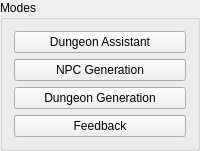
        <widget class="QGroupBox" name="groupBox">
         <property name="sizePolicy">
          <sizepolicy hsizetype="Preferred" vsizetype="Preferred">
           <horstretch>0</horstretch>
           <verstretch>0</verstretch>
          </sizepolicy>
         </property>
         <property name="minimumSize">
          <size>
           <width>200</width>
           <height>0</height>
          </size>
         </property>
         <property name="maximumSize">
          <size>
           <width>200</width>
           <height>200</height>
          </size>
         </property>
         <property name="sizeIncrement">
          <size>
           <width>5</width>
           <height>2</height>
          </size>
         </property>
         <property name="baseSize">
          <size>
           <width>100</width>
           <height>0</height>
          </size>
         </property>
         <property name="title">
          <string>Modes</string>
         </property>
         <layout class="QVBoxLayout" name="verticalLayout_3">
          <item>
           <widget class="QPushButton" name="pushButton">
            <property name="text">
             <string>Dungeon Assistant</string>
            </property>
           </widget>
          </item>
          <item>
           <widget class="QPushButton" name="pushButton_2">
            <property name="text">
             <string>NPC Generation</string>
            </property>
           </widget>
          </item>
          <item>
           <widget class="QPushButton" name="pushButton_3">
            <property name="text">
             <string>Dungeon Generation</string>
            </property>
           </widget>
          </item>
          <item>
           <widget class="QPushButton" name="pushButton_4">
            <property name="text">
             <string>Feedback</string>
            </property>
           </widget>
          </item>
         </layout>
        </widget>
